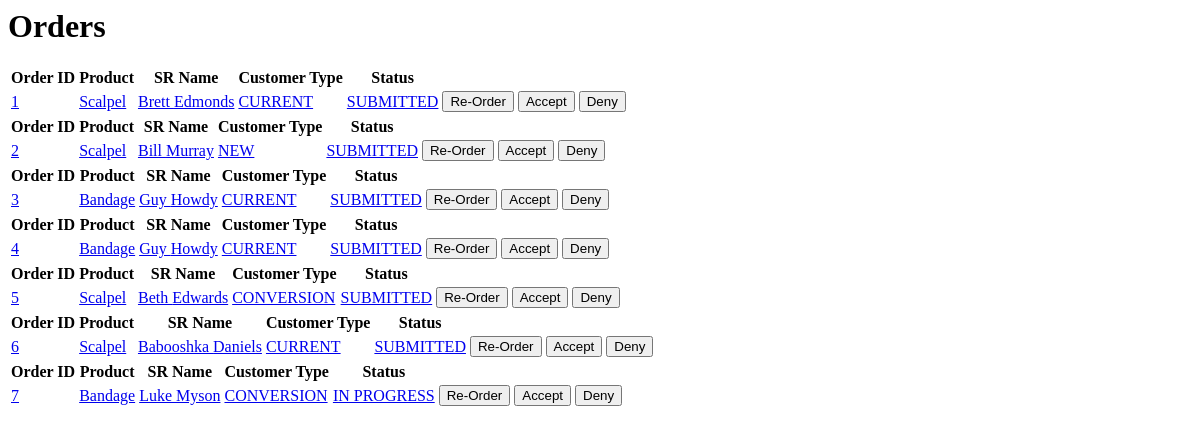
The app's page /orders/, older data.
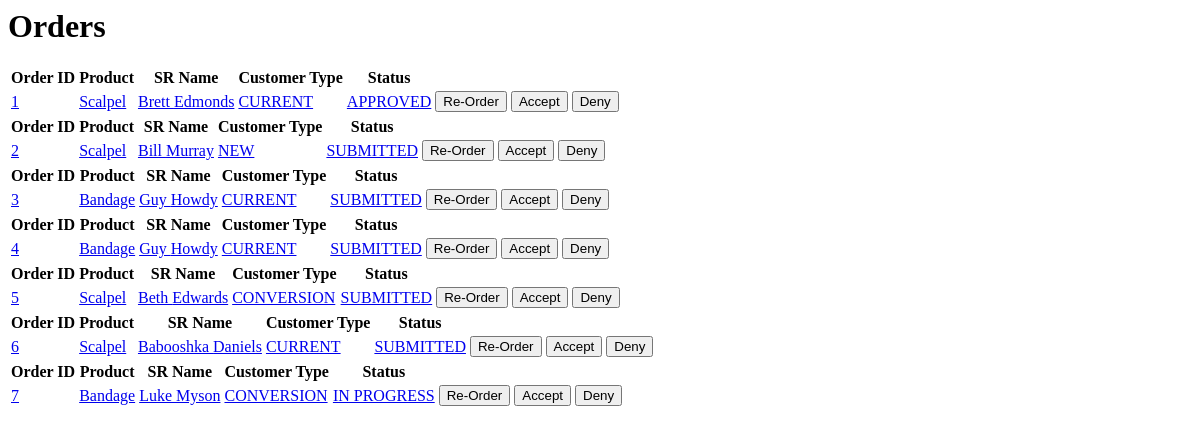
The same page, newer data.
### orders/models.py (models this page shows, shortened)
class Order(models.Model):
    product = models.ForeignKey(
        product_models.Product,
        on_delete=models.SET_NULL,
        null=True
    )
    SR_first_name = models.CharField(max_length=35)
    SR_last_name = models.CharField(max_length=35)
    SR_phone_number = models.PositiveIntegerField(validators=[MaxValueValidator(9999999999)])
    SM_first_name = models.CharField(max_length=35)
    SM_last_name = models.CharField(max_length=35)
    SR_email = models.EmailField(max_length=254)
    department = models.CharField(max_length=20)
    physician = models.CharField(max_length=70)
    hospital = models.CharField(max_length=70)
    cust_choices = ( #Choices for the customer type dropdown menu
        ("CURRENT", "Current"),
        ("NEW", "New"),
        ("CONVERSION", "Conversion")
    )
    customer_type = models.CharField(max_length=10, choices=cust_choices, default="CURRENT")
    clinical_need = models.CharField(max_length=200)
    instrument_category = models.CharField(max_length=70)
    description = models.TextField()
    size = models.DecimalField(max_digits=5, decimal_places=2)
    quantity = models.PositiveIntegerField()
    disclaimer = models.BooleanField()
    instrument_type= models.CharField(max_length=270)
    instrument_handle = models.CharField(max_length=270)
    status_choices = ( # Allowed status types
        ("SUBMITTED", "Submitted"),
        ("APPROVED", "Approved"),
        ("DENIED", "Denied"),
        ("IN PROGRESS", "In Progress"),
        ("SHIPPED", "Shipped"),
        ("COMPLETED", "Completed")
    )
    status = models.CharField(max_length=11, choices=status_choices, default="SUBMITTED")
    is_reordered = models.BooleanField(default=False)
    num_reorders = models.PositiveIntegerField(default=0)
    parent_reorder = models.ForeignKey('self', on_delete=models.SET_NULL, null=True, default=None)
    denial_reason = models.TextField(default = "")

### products/models.py (models this page shows)
class Product(models.Model):
	name = models.CharField(max_length = 360, default = "New Product")
	description = models.TextField()
	price = models.DecimalField(max_digits=100, decimal_places=2)
	image = models.ImageField(default="default.jpeg")
	product_id = models.IntegerField(default=0000)
	category = models.TextField(default = "")
	size = models.CharField(max_length = 120, default = "Medium")
	handle = models.CharField(max_length = 360, default = "None")
	product_type = models.CharField(max_length = 120, default = "Regular")
	num_orders = models.PositiveIntegerField(default=0)
	def __str__(self):
		return (self.name)

### orders/views.py (the view)
# urls.py: path('orders/', OrderListView.as_view(), name='orders'),
class OrderListView(ListView):
    model = Order
    def get_queryset(self):
          return Order.objects.exclude(hospital = "Enter Hospital")

### orders/templates/orders/order_list.html
<h1>Orders</h1>
{% for order in object_list %}
    <table>
    <thead>
        <tr>
        <th>Order ID</th>
        <th>Product</th>
        <th>SR Name</th>
        <th>Customer Type</th>
        <th>Status</th>
        <th></th>
        </tr>
    </thead>
    <tbody>
    <tr>
        <td><a href="/orders/{{ order.id }}">{{ order.id }}</a></td>
        <td><a href="/orders/{{ order.id }}">{{ order.product }}</a></td>
        <td><a href="/orders/{{ order.id }}">{{ order.SR_first_name }} {{ order.SR_last_name }}</a></td>
        <td><a href="/orders/{{ order.id }}">{{ order.customer_type }}</a></td>
        <td><a href="/orders/{{ order.id }}">{{ order.status }}</a></td>
        <td><a href="/orders/{{ order.id }}/reorder"><button type = "button">Re-Order</button></a></td>
        <td><a href="/orders/{{ order.id }}/approve"><button type = "button">Accept</button></a></td>
        <td><a href="/orders/{{ order.id }}/deny"><button type = "button">Deny</button></a></td>
        </tr>
    </tbody>
    </table>
{% empty %}
    <li>No Orders yet.</li>
{% endfor %}

Row changes from the older to the newer data that the page shows:
changed Order "Brett": status "SUBMITTED" → "APPROVED"
